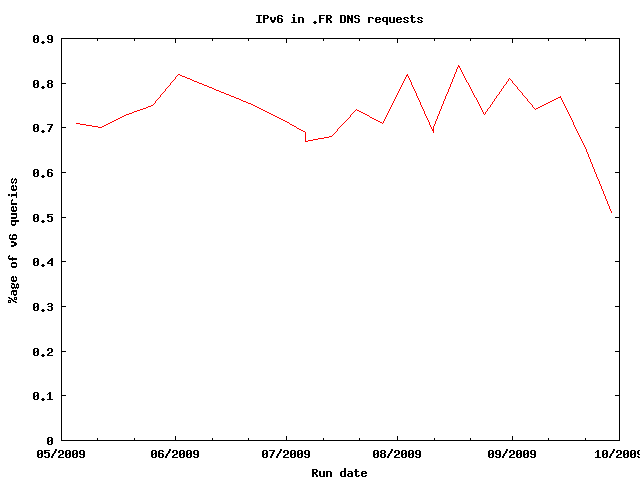

Source code (gnuplot):
set terminal png
set xdata time
set timefmt "%d/%m/%Y"
set format x "%m/%Y"
set xlabel "Run date"
set ylabel "%age of v6 queries"
set yrange [0:]
set key off
set title "IPv6 in .FR DNS requests"
set style line 1 linewidth 100
plot "ipv6.dat" using 1:3 title "v6" with lines
